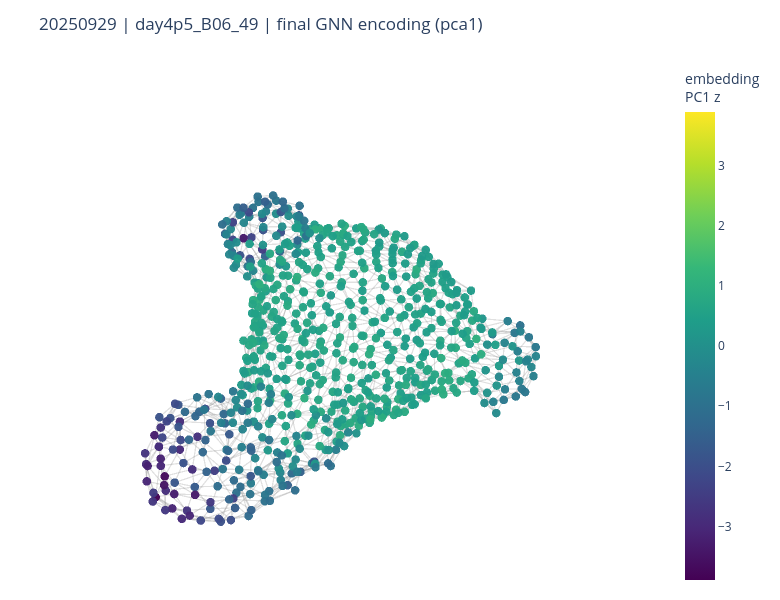

The notebook cell this image was saved under:
### Markdown cell above
**Final GNN Encoding Graph**

### Code cell
encoding_graph_figure = plot_encoding_graph(
    coordinates,
    exemplar_graph,
    -encoding_score,
)
save_plotly_figure(encoding_graph_figure, "exemplar_graph_by_final_gnn_encoding")
encoding_graph_figure.show()

encoding_df = pd.DataFrame({
    "cell_index": np.arange(len(encoding_score)),
    "encoding_pca1_z": encoding_score,
})
encoding_df.to_csv(TABLES_DIR / "exemplar_graph_encoding_scores.csv", index=False)

### Figure 1 — Plotly figure (JSON) as saved in the notebook; plotly's stock layout.template omitted (floating-point values rounded to 4 significant figures; data arrays with more than 128 entries replaced by an {"elided": "..."} marker saying what was removed)
{"data": [{"hoverinfo": "skip", "line": {"color": "rgba(40,40,40,0.28)", "width": 2.5}, "mode": "lines", "name": "cell-cell edges", "showlegend": false, "type": "scatter3d", "x": {"elided": "6372 float values"}, "y": {"elided": "6372 float values"}, "z": {"elided": "6372 float values"}}, {"customdata": {"elided": "710x2 float values"}, "hovertemplate": "cell %{customdata[0]}<br>embedding PC1 z=%{customdata[1]:.3f}<extra></extra>", "marker": {"cmax": 3.89, "cmin": -3.89, "color": {"elided": "710 float values"}, "colorbar": {"title": {"text": "embedding<br>PC1 z"}}, "colorscale": [[0, "#440154"], [0.1111, "#482878"], [0.2222, "#3e4989"], [0.3333, "#31688e"], [0.4444, "#26828e"], [0.5556, "#1f9e89"], [0.6667, "#35b779"], [0.7778, "#6ece58"], [0.8889, "#b5de2b"], [1, "#fde725"]], "opacity": 0.96, "size": 5}, "mode": "markers", "name": "cells", "showlegend": false, "type": "scatter3d", "x": {"elided": "710 float values"}, "y": {"elided": "710 float values"}, "z": {"elided": "710 float values"}}], "layout": {"height": 600, "margin": {"b": 10, "l": 10, "r": 10, "t": 60}, "scene": {"aspectmode": "data", "bgcolor": "rgba(0,0,0,0)", "camera": {"eye": {"x": -0.366, "y": -1.366, "z": 1.5}}, "xaxis": {"visible": false}, "yaxis": {"visible": false}, "zaxis": {"visible": false}}, "title": {"text": "20250929 | day4p5_B06_49 | final GNN encoding (pca1)"}, "width": 780}}
